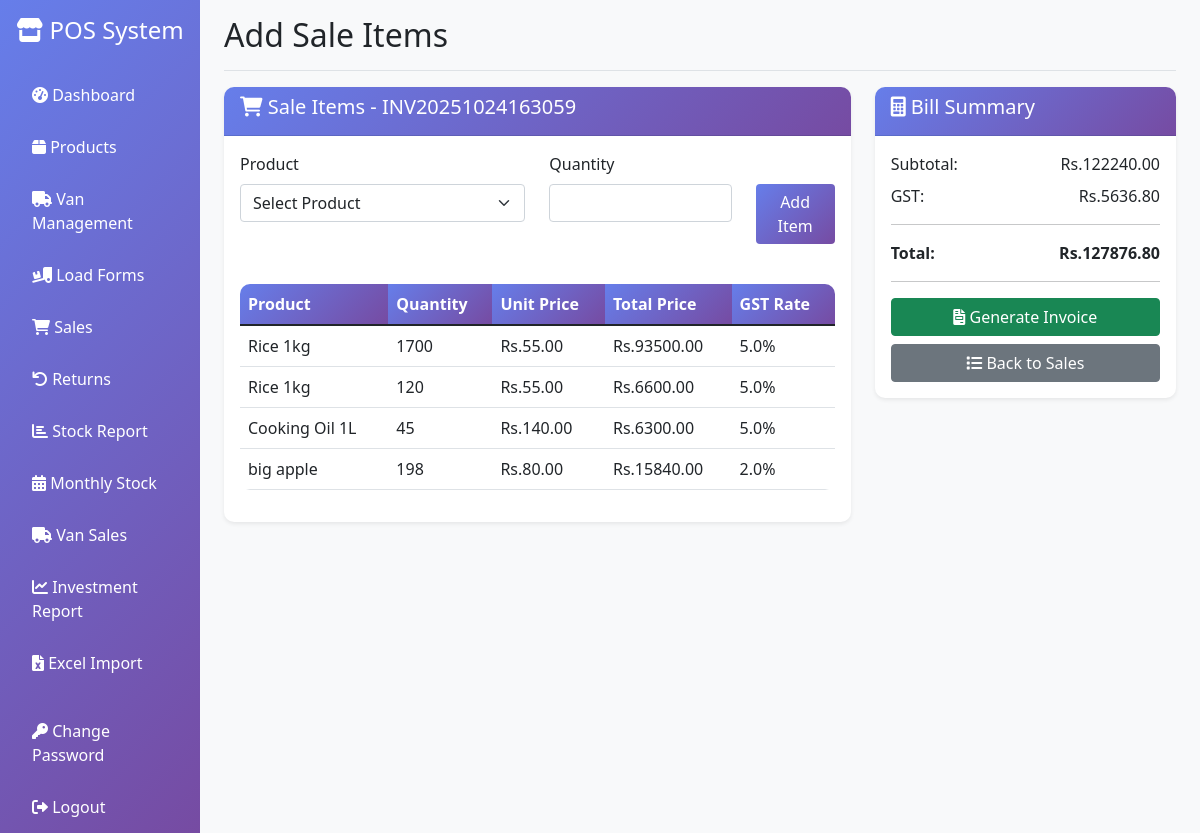
The page /sales/3/items (signed in) on the database its author committed.
### app.py (models this page shows)
class Sale(db.Model):
    id = db.Column(db.Integer, primary_key=True)
    invoice_number = db.Column(db.String(50), unique=True, nullable=False)
    customer_id = db.Column(db.Integer, db.ForeignKey('customer.id'))
    van_id = db.Column(db.Integer, db.ForeignKey('van.id'))
    total_amount = db.Column(db.Float, nullable=False)
    gst_amount = db.Column(db.Float, default=0)
    discount_amount = db.Column(db.Float, default=0)
    final_amount = db.Column(db.Float, nullable=False)
    payment_method = db.Column(db.String(20), default='cash')
    is_gst_invoice = db.Column(db.Boolean, default=True)
    date = db.Column(db.DateTime, default=datetime.utcnow)
    created_by = db.Column(db.Integer, db.ForeignKey('user.id'), nullable=False)
    customer = db.relationship('Customer', backref='sales')
    van = db.relationship('Van', backref='sales')
    user = db.relationship('User', backref='sales')

class SaleItem(db.Model):
    id = db.Column(db.Integer, primary_key=True)
    sale_id = db.Column(db.Integer, db.ForeignKey('sale.id'), nullable=False)
    product_id = db.Column(db.Integer, db.ForeignKey('product.id'), nullable=False)
    quantity = db.Column(db.Integer, nullable=False)
    unit_price = db.Column(db.Float, nullable=False)
    total_price = db.Column(db.Float, nullable=False)
    gst_rate = db.Column(db.Float, default=18.0)
    sale = db.relationship('Sale', backref='sale_items')
    product = db.relationship('Product', backref='sale_items')

class Product(db.Model):
    id = db.Column(db.Integer, primary_key=True)
    name = db.Column(db.String(100), nullable=False)
    sku = db.Column(db.String(50), unique=True, nullable=False)
    category = db.Column(db.String(50), nullable=False)
    cost_price = db.Column(db.Float, nullable=False)
    selling_price = db.Column(db.Float, nullable=False)
    stock_quantity = db.Column(db.Integer, default=0)
    min_stock_level = db.Column(db.Integer, default=10)
    gst_rate = db.Column(db.Float, default=18.0)  # GST percentage
    created_at = db.Column(db.DateTime, default=datetime.utcnow)
    updated_at = db.Column(db.DateTime, default=datetime.utcnow, onupdate=datetime.utcnow)

### app.py (the view, shortened to what this page needs)
@app.route('/sales/<int:sale_id>/items', methods=['GET', 'POST'])
@login_required
def add_sale_items(sale_id):
    sale = Sale.query.get_or_404(sale_id)
    sale_items = SaleItem.query.filter_by(sale_id=sale_id).all()
    subtotal = sum(item.total_price for item in sale_items)
    gst_amount = sum(item.total_price * item.gst_rate / 100 for item in sale_items) if sale.is_gst_invoice else 0
    total_amount = subtotal + gst_amount
    sale.total_amount = subtotal
    sale.gst_amount = gst_amount
    sale.final_amount = total_amount
    db.session.commit()
    products = Product.query.filter(Product.stock_quantity > 0).all()
    return render_template('add_sale_items.html',
                         sale=sale,
                         sale_items=sale_items,
                         products=products,
                         subtotal=subtotal,
                         gst_amount=gst_amount,
                         total_amount=total_amount)

### app.py (called while the page is built)
@login_manager.user_loader
def load_user(user_id):
    return User.query.get(int(user_id))

### templates/add_sale_items.html (shortened to what this page needs)
{% extends "base.html" %}
{% block page_title %}Add Sale Items{% endblock %}
{% block content %}
<div class="row">
    <div class="col-md-8">
        <div class="card">
            <div class="card-header">
                <h5><i class="fas fa-shopping-cart"></i> Sale Items - {{ sale.invoice_number }}</h5>
            </div>
            <div class="card-body">
                <form method="POST" class="mb-4">
                    <div class="row">
                        <div class="col-md-6 mb-3">
                            <label class="form-label">Product</label>
                            <select name="product_id" class="form-select" required>
                                <option value="">Select Product</option>
                            </select>
                        </div>
                        <div class="col-md-4 mb-3">
                            <label class="form-label">Quantity</label>
                            <input type="number" name="quantity" class="form-control" min="1" required>
                        </div>
                        <div class="col-md-2 mb-3">
                            <label class="form-label">&nbsp;</label>
                            <button type="submit" class="btn btn-primary w-100">Add Item</button>
                        </div>
                    </div>
                </form>
                <div class="table-responsive">
                    <table class="table table-hover">
                        <thead>
                            <tr>
                                <th>Product</th>
                                <th>Quantity</th>
                                <th>Unit Price</th>
                                <th>Total Price</th>
                                <th>GST Rate</th>
                            </tr>
                        </thead>
                        <tbody>
                            {% for item in sale_items %}
                            <tr>
                                <td>{{ item.product.name }}</td>
                                <td>{{ item.quantity }}</td>
                                <td>Rs.{{ "%.2f"|format(item.unit_price) }}</td>
                                <td>Rs.{{ "%.2f"|format(item.total_price) }}</td>
                                <td>{{ item.gst_rate }}%</td>
                            </tr>
                            {% endfor %}
                        </tbody>
                    </table>
                </div>
            </div>
        </div>
    </div>
    <div class="col-md-4">
        <div class="card">
            <div class="card-header">
                <h5><i class="fas fa-calculator"></i> Bill Summary</h5>
            </div>
            <div class="card-body">
                <div class="row mb-2">
                    <div class="col-6">Subtotal:</div>
                    <div class="col-6 text-end">Rs.{{ "%.2f"|format(subtotal) }}</div>
                </div>
                {% if sale.is_gst_invoice %}
                <div class="row mb-2">
                    <div class="col-6">GST:</div>
                    <div class="col-6 text-end">Rs.{{ "%.2f"|format(gst_amount) }}</div>
                </div>
                {% endif %}
                <hr>
                <div class="row">
                    <div class="col-6"><strong>Total:</strong></div>
                    <div class="col-6 text-end"><strong>Rs.{{ "%.2f"|format(total_amount) }}</strong></div>
                </div>
                <hr>
                <div class="d-grid gap-2">
                    <a href="{{ url_for('generate_invoice', sale_id=sale.id) }}" class="btn btn-success">
                        <i class="fas fa-file-invoice"></i> Generate Invoice
                    </a>
                    <a href="{{ url_for('sales') }}" class="btn btn-secondary">
                        <i class="fas fa-list"></i> Back to Sales
                    </a>
                </div>
            </div>
        </div>
    </div>
</div>
{% endblock %}

### templates/base.html (style rules this page uses)
.card { border: none; box-shadow: 0 0.125rem 0.25rem rgba(0, 0, 0, 0.075); border-radius: 10px; }
.card-header { background: linear-gradient(135deg, #667eea 0%, #764ba2 100%); color: white; border-radius: 10px 10px 0 0 !important; }
.btn-primary { background: linear-gradient(135deg, #667eea 0%, #764ba2 100%); border: none; }
.table { border-radius: 10px; overflow: hidden; }
.table thead th { background: linear-gradient(135deg, #667eea 0%, #764ba2 100%); color: white; border: none; }

### rows shown on the page
Sale: invoice_number "INV20251024163059"
SaleItem: product.name "Rice 1kg", quantity "1700", unit_price "55.00", total_price "93500.00", gst_rate "5.0"
SaleItem: product.name "Rice 1kg", quantity "120", unit_price "55.00", total_price "6600.00", gst_rate "5.0"
SaleItem: product.name "Cooking Oil 1L", quantity "45", unit_price "140.00", total_price "6300.00", gst_rate "5.0"
SaleItem: product.name "big apple", quantity "198", unit_price "80.00", total_price "15840.00", gst_rate "2.0"

### other values the page prints
{{ "%.2f"|format(subtotal) }} "122240.00"
{{ "%.2f"|format(gst_amount) }} "5636.80"
{{ "%.2f"|format(total_amount) }} "127876.80"
